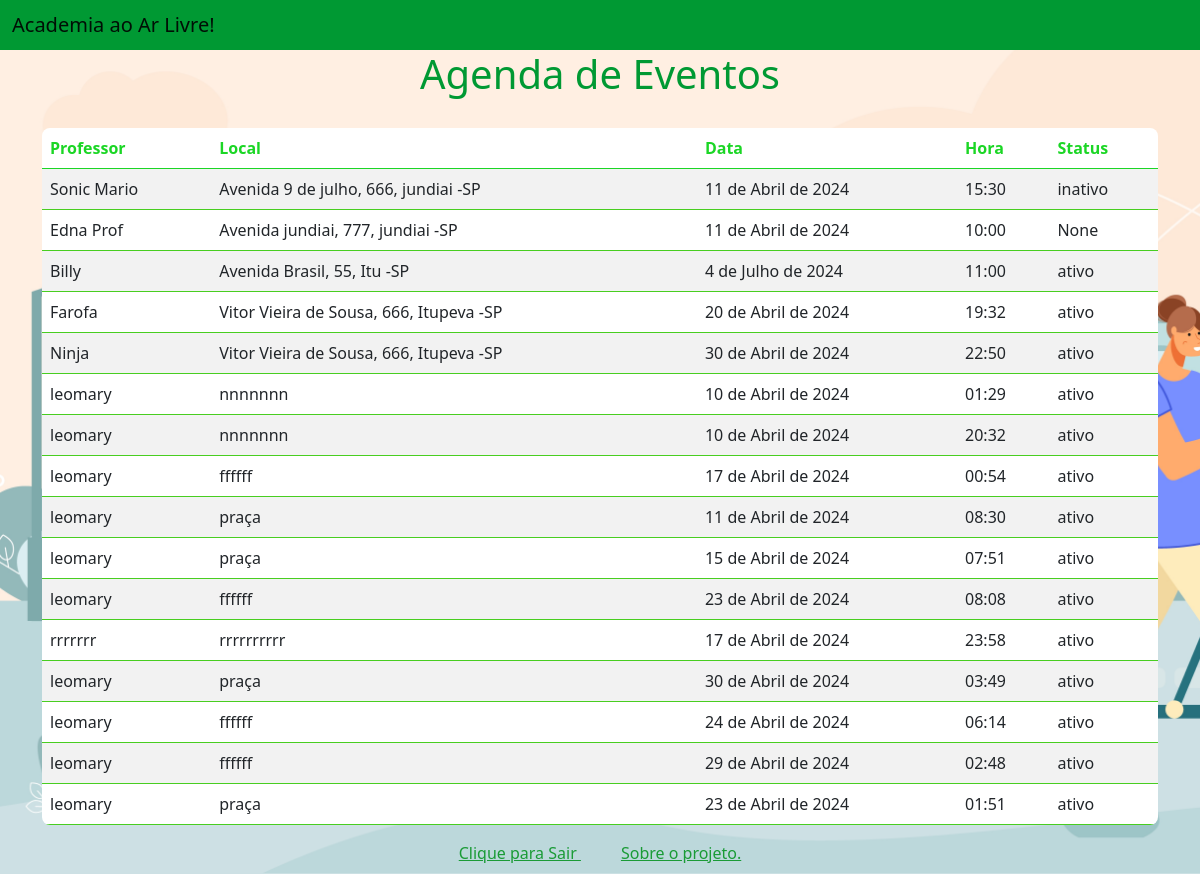
The page /agenda_eventos/ (signed in) on the database as committed earlier.
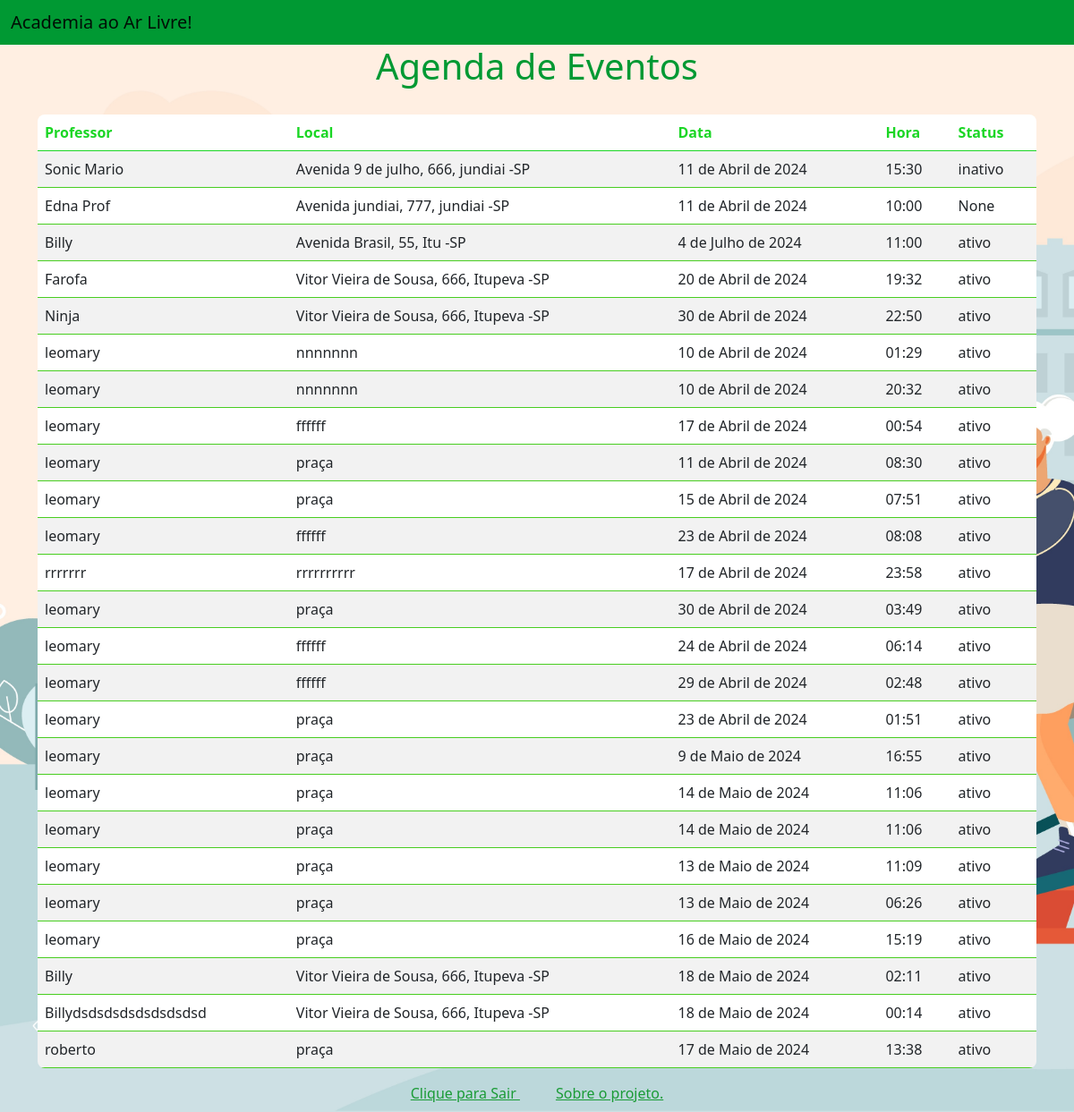
The same page on the database as committed later.
### myapp/models.py (models this page shows, shortened)
class Agendas(models.Model):
    STATUS_CHOICES = (
        ('ativo', 'Ativo'),
        ('inativo', 'Inativo'),
    )
    professor = models.CharField(max_length=100)
    local = models.CharField(max_length=255)
    data = models.DateField()
    hora = models.TimeField()
    status = models.CharField(max_length=10, choices=STATUS_CHOICES, default='ativo', null=True)

### myapp/views.py (the view)
# urls.py: path('agenda_eventos/', dados_tabela, name='dados_tabela'),
@login_required
def dados_tabela(request):
    dados = Agendas.objects.all()
    return render(request, 'agenda_eventos.html', {'dados': dados})

### myapp/templates/agenda_eventos.html (shortened to what this page needs)
<!DOCTYPE html>
<html lang="pt-BR">
    <head>
        <link href="https://cdn.jsdelivr.net/npm/bootstrap@5.0.2/dist/css/bootstrap.min.css" rel="stylesheet">
    </head>
<body>
    <nav class="navbar navbar-light bg-light">
        <div class="container-fluid">
            <span class="navbar-brand mb-0 h1">Academia ao Ar Livre!</span>
        </div>
    </nav>
<div class="container">
    <h1>Agenda de Eventos</h1>
    <div class="table-responsive">
        <table class="table table-striped">
            <thead>
            <tr>
                <th>Professor</th>
                <th>Local</th>
                <th>Data</th>
                <th>Hora</th>
                <th>Status</th>
            </tr>
            </thead>
            <tbody>
            {% for dado in dados %}
            <tr>
                <td>{{ dado.professor }}</td>
                <td>{{ dado.local }}</td>
                <td>{{ dado.data }}</td>
                <td>{{ dado.hora }}</td>
                <td>{{ dado.status }}</td>
            </tr>
            {% endfor %}
            </tbody>
        </table>
    </div>
<center>
    <a href="{% url 'dados_sair' %}" class="adog">Clique para Sair </a>
    <a href="{% url 'sobre' %}" class="adog"> Sobre o projeto. </a>
</center>
</div>
</body>
</html>

Rows that differ between the two databases and show on the page:
added Agendas: professor "leomary", local "praça", data "9 de Maio de 2024", hora "16:55", status "ativo"
added Agendas: professor "leomary", local "praça", data "14 de Maio de 2024", hora "11:06", status "ativo"
added Agendas: professor "leomary", local "praça", data "14 de Maio de 2024", hora "11:06", status "ativo"
added Agendas: professor "leomary", local "praça", data "13 de Maio de 2024", hora "11:09", status "ativo"
added Agendas: professor "leomary", local "praça", data "13 de Maio de 2024", hora "06:26", status "ativo"
added Agendas: professor "leomary", local "praça", data "16 de Maio de 2024", hora "15:19", status "ativo"
added Agendas: professor "Billy", local "Vitor Vieira de Sousa, 666, Itupeva -SP", data "18 de Maio de 2024", hora "02:11", status "ativo"
added Agendas: professor "Billydsdsdsdsdsdsdsdsd", local "Vitor Vieira de Sousa, 666, Itupeva -SP", data "18 de Maio de 2024", hora "00:14", status "ativo"
added Agendas: professor "roberto", local "praça", data "17 de Maio de 2024", hora "13:38", status "ativo"
